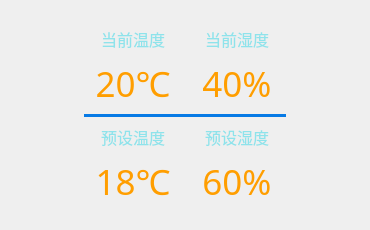
<?xml version="1.0" encoding="UTF-8"?>
<ui version="4.0">
 <class>TemptureSetting</class>
 <widget class="QWidget" name="TemptureSetting">
  <property name="geometry">
   <rect>
    <x>0</x>
    <y>0</y>
    <width>370</width>
    <height>230</height>
   </rect>
  </property>
  <property name="maximumSize">
   <size>
    <width>370</width>
    <height>230</height>
   </size>
  </property>
  <property name="windowTitle">
   <string>Form</string>
  </property>
  <layout class="QVBoxLayout" name="verticalLayout_3">
   <property name="spacing">
    <number>0</number>
   </property>
   <property name="margin">
    <number>0</number>
   </property>
   <item>
    <widget class="QWidget" name="widget_temp_background" native="true">
     <layout class="QHBoxLayout" name="horizontalLayout">
      <item>
       <layout class="QVBoxLayout" name="verticalLayout_2">
        <property name="spacing">
         <number>6</number>
        </property>
        <item>
         <spacer name="verticalSpacer_3">
          <property name="orientation">
           <enum>Qt::Vertical</enum>
          </property>
          <property name="sizeType">
           <enum>QSizePolicy::Maximum</enum>
          </property>
          <property name="sizeHint" stdset="0">
           <size>
            <width>20</width>
            <height>40</height>
           </size>
          </property>
         </spacer>
        </item>
        <item>
         <widget class="QToolButton" name="tbn_temp_add">
          <property name="minimumSize">
           <size>
            <width>60</width>
            <height>60</height>
           </size>
          </property>
          <property name="font">
           <font>
            <family>楷体</family>
            <pointsize>12</pointsize>
           </font>
          </property>
          <property name="styleSheet">
           <string notr="true"/>
          </property>
          <property name="text">
           <string/>
          </property>
          <property name="toolButtonStyle">
           <enum>Qt::ToolButtonTextUnderIcon</enum>
          </property>
          <property name="autoRaise">
           <bool>true</bool>
          </property>
         </widget>
        </item>
        <item>
         <spacer name="verticalSpacer">
          <property name="orientation">
           <enum>Qt::Vertical</enum>
          </property>
          <property name="sizeType">
           <enum>QSizePolicy::Maximum</enum>
          </property>
          <property name="sizeHint" stdset="0">
           <size>
            <width>20</width>
            <height>40</height>
           </size>
          </property>
         </spacer>
        </item>
        <item>
         <widget class="QToolButton" name="tbn_temp_sub">
          <property name="minimumSize">
           <size>
            <width>60</width>
            <height>60</height>
           </size>
          </property>
          <property name="font">
           <font>
            <family>楷体</family>
            <pointsize>12</pointsize>
           </font>
          </property>
          <property name="styleSheet">
           <string notr="true"/>
          </property>
          <property name="text">
           <string/>
          </property>
          <property name="toolButtonStyle">
           <enum>Qt::ToolButtonTextUnderIcon</enum>
          </property>
          <property name="autoRaise">
           <bool>true</bool>
          </property>
         </widget>
        </item>
        <item>
         <spacer name="verticalSpacer_4">
          <property name="orientation">
           <enum>Qt::Vertical</enum>
          </property>
          <property name="sizeType">
           <enum>QSizePolicy::Maximum</enum>
          </property>
          <property name="sizeHint" stdset="0">
           <size>
            <width>20</width>
            <height>40</height>
           </size>
          </property>
         </spacer>
        </item>
       </layout>
      </item>
      <item>
       <widget class="QWidget" name="widget_temp" native="true">
        <layout class="QGridLayout" name="gridLayout">
         <property name="topMargin">
          <number>15</number>
         </property>
         <property name="bottomMargin">
          <number>15</number>
         </property>
         <item row="0" column="0">
          <widget class="QLabel" name="label">
           <property name="font">
            <font>
             <family>楷体</family>
             <pointsize>12</pointsize>
            </font>
           </property>
           <property name="styleSheet">
            <string notr="true">color: rgb(142, 227, 235);</string>
           </property>
           <property name="text">
            <string>当前温度</string>
           </property>
           <property name="alignment">
            <set>Qt::AlignCenter</set>
           </property>
          </widget>
         </item>
         <item row="0" column="1">
          <widget class="QLabel" name="label_3">
           <property name="font">
            <font>
             <family>楷体</family>
             <pointsize>12</pointsize>
            </font>
           </property>
           <property name="styleSheet">
            <string notr="true">color: rgb(142, 227, 235);</string>
           </property>
           <property name="text">
            <string>当前湿度</string>
           </property>
           <property name="alignment">
            <set>Qt::AlignCenter</set>
           </property>
          </widget>
         </item>
         <item row="1" column="0">
          <widget class="QLabel" name="label_cur_temp">
           <property name="font">
            <font>
             <family>楷体</family>
             <pointsize>26</pointsize>
            </font>
           </property>
           <property name="styleSheet">
            <string notr="true">color: rgb(255, 158, 0);</string>
           </property>
           <property name="text">
            <string>20℃</string>
           </property>
           <property name="alignment">
            <set>Qt::AlignCenter</set>
           </property>
          </widget>
         </item>
         <item row="1" column="1">
          <widget class="QLabel" name="label_cur_hum">
           <property name="font">
            <font>
             <family>楷体</family>
             <pointsize>26</pointsize>
            </font>
           </property>
           <property name="styleSheet">
            <string notr="true">color: rgb(255, 158, 0);</string>
           </property>
           <property name="text">
            <string>40%</string>
           </property>
           <property name="alignment">
            <set>Qt::AlignCenter</set>
           </property>
          </widget>
         </item>
         <item row="3" column="0">
          <widget class="QLabel" name="label_2">
           <property name="font">
            <font>
             <family>楷体</family>
             <pointsize>12</pointsize>
            </font>
           </property>
           <property name="styleSheet">
            <string notr="true">color: rgb(142, 227, 235);</string>
           </property>
           <property name="text">
            <string>预设温度</string>
           </property>
           <property name="alignment">
            <set>Qt::AlignCenter</set>
           </property>
          </widget>
         </item>
         <item row="3" column="1">
          <widget class="QLabel" name="label_4">
           <property name="font">
            <font>
             <family>楷体</family>
             <pointsize>12</pointsize>
            </font>
           </property>
           <property name="styleSheet">
            <string notr="true">color: rgb(142, 227, 235);</string>
           </property>
           <property name="text">
            <string>预设湿度</string>
           </property>
           <property name="alignment">
            <set>Qt::AlignCenter</set>
           </property>
          </widget>
         </item>
         <item row="4" column="0">
          <widget class="QLabel" name="label_set_temp">
           <property name="font">
            <font>
             <family>楷体</family>
             <pointsize>26</pointsize>
            </font>
           </property>
           <property name="styleSheet">
            <string notr="true">color: rgb(255, 158, 0);</string>
           </property>
           <property name="text">
            <string>18℃</string>
           </property>
           <property name="alignment">
            <set>Qt::AlignCenter</set>
           </property>
          </widget>
         </item>
         <item row="4" column="1">
          <widget class="QLabel" name="label_set_hum">
           <property name="font">
            <font>
             <family>楷体</family>
             <pointsize>26</pointsize>
            </font>
           </property>
           <property name="styleSheet">
            <string notr="true">color: rgb(255, 158, 0);</string>
           </property>
           <property name="text">
            <string>60%</string>
           </property>
           <property name="alignment">
            <set>Qt::AlignCenter</set>
           </property>
          </widget>
         </item>
         <item row="2" column="0" colspan="2">
          <widget class="QLabel" name="label_div">
           <property name="sizePolicy">
            <sizepolicy hsizetype="Expanding" vsizetype="Maximum">
             <horstretch>0</horstretch>
             <verstretch>0</verstretch>
            </sizepolicy>
           </property>
           <property name="minimumSize">
            <size>
             <width>140</width>
             <height>0</height>
            </size>
           </property>
           <property name="maximumSize">
            <size>
             <width>16777215</width>
             <height>3</height>
            </size>
           </property>
           <property name="styleSheet">
            <string notr="true">background-color: rgb(7, 122, 229);</string>
           </property>
           <property name="text">
            <string/>
           </property>
           <property name="alignment">
            <set>Qt::AlignCenter</set>
           </property>
          </widget>
         </item>
        </layout>
       </widget>
      </item>
      <item>
       <layout class="QVBoxLayout" name="verticalLayout">
        <item>
         <spacer name="verticalSpacer_6">
          <property name="orientation">
           <enum>Qt::Vertical</enum>
          </property>
          <property name="sizeType">
           <enum>QSizePolicy::Maximum</enum>
          </property>
          <property name="sizeHint" stdset="0">
           <size>
            <width>20</width>
            <height>40</height>
           </size>
          </property>
         </spacer>
        </item>
        <item>
         <widget class="QToolButton" name="tbn_hum_add">
          <property name="minimumSize">
           <size>
            <width>60</width>
            <height>60</height>
           </size>
          </property>
          <property name="font">
           <font>
            <family>楷体</family>
            <pointsize>12</pointsize>
           </font>
          </property>
          <property name="styleSheet">
           <string notr="true"/>
          </property>
          <property name="text">
           <string/>
          </property>
          <property name="toolButtonStyle">
           <enum>Qt::ToolButtonTextUnderIcon</enum>
          </property>
          <property name="autoRaise">
           <bool>true</bool>
          </property>
         </widget>
        </item>
        <item>
         <spacer name="verticalSpacer_2">
          <property name="orientation">
           <enum>Qt::Vertical</enum>
          </property>
          <property name="sizeHint" stdset="0">
           <size>
            <width>20</width>
            <height>40</height>
           </size>
          </property>
         </spacer>
        </item>
        <item>
         <widget class="QToolButton" name="tbn_hum_sub">
          <property name="minimumSize">
           <size>
            <width>60</width>
            <height>60</height>
           </size>
          </property>
          <property name="font">
           <font>
            <family>楷体</family>
            <pointsize>12</pointsize>
           </font>
          </property>
          <property name="styleSheet">
           <string notr="true"/>
          </property>
          <property name="text">
           <string/>
          </property>
          <property name="toolButtonStyle">
           <enum>Qt::ToolButtonTextUnderIcon</enum>
          </property>
          <property name="autoRaise">
           <bool>true</bool>
          </property>
         </widget>
        </item>
        <item>
         <spacer name="verticalSpacer_5">
          <property name="orientation">
           <enum>Qt::Vertical</enum>
          </property>
          <property name="sizeType">
           <enum>QSizePolicy::Maximum</enum>
          </property>
          <property name="sizeHint" stdset="0">
           <size>
            <width>20</width>
            <height>40</height>
           </size>
          </property>
         </spacer>
        </item>
       </layout>
      </item>
     </layout>
    </widget>
   </item>
  </layout>
 </widget>
 <resources/>
 <connections/>
</ui>
